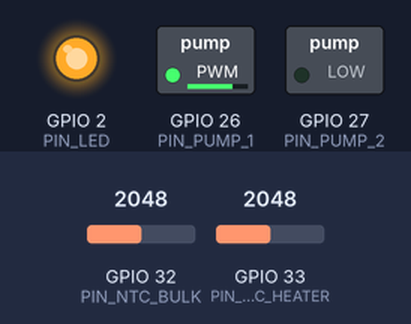
Recording of a sketch running on a simulated ESP32. Shown: switched loads named in the sketch (green lamp = pin HIGH), output pins drawn as LEDs (lit = HIGH). Dashed ring = blinking. The test bench sets the inputs (shaded band); at power-on: GPIO 32 (PIN_NTC_BULK) = 2048, GPIO 33 (PIN_NTC_HEATER) = 2048 (analog values on the 0–4095 scale). Storage starts empty; pins used as bus, display or sensor lines are not drawn.

Above: at 2.2 s.
2.3 s: GPIO 32 (PIN_NTC_BULK) set to 1588
4.3 s: GPIO 32 (PIN_NTC_BULK) set to 1477
At 5.8 s:
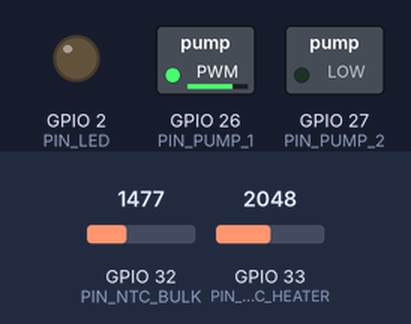
6.6 s: GPIO 33 (PIN_NTC_HEATER) set to 3365
8.3 s: GPIO 33 (PIN_NTC_HEATER) set to 3465
At 9.9 s:
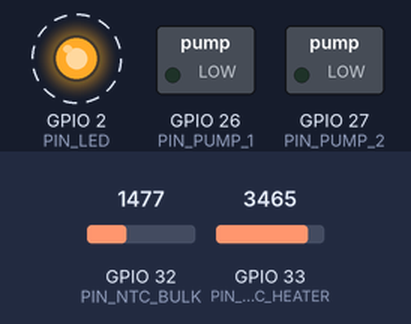
Timing chart, 0 to 16.6 s (numbered marks = the images above; inputs shaded):
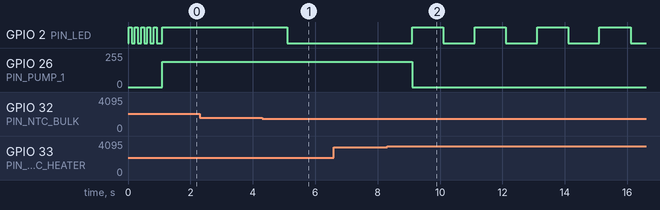

Measured:
- the behaviour switches between 1543 and 1542 on GPIO 32 (PIN_NTC_BULK) (found by bisection; images 0 and 1)
- the behaviour switches between 3429 and 3430 on GPIO 33 (PIN_NTC_HEATER) (found by bisection; images 1 and 2)
- after the input at 2.3 s, every drawn part: stays the same
- after the input at 4.3 s, GPIO 2 (PIN_LED): HIGH → LOW after 0.81 s
- after the input at 6.6 s, every drawn part: stays the same
- after the input at 8.3 s, GPIO 2 (PIN_LED): alternates HIGH for 1.0 s and LOW for 1.0 s, starting after 0.81 s; GPIO 26 (PIN_PUMP_1): 190/255 → 0/255 after 0.81 s

The sketch:

Barrel_Code_Autonom.ino
```cpp
/* * AUTONOMOUS REACTOR v7 (SAFETY EDITION)
 * Core Logic: 50.0 °C Target | Emergency Stop > 75.0 °C
 */

#include <Arduino.h>
#include <FS.h>
#include <LittleFS.h>

// --- PIN CONFIGURATION ---
const int PIN_NTC_BULK = 32;
const int PIN_NTC_HEATER = 33;
const int PIN_SSR = 25;
const int PIN_PUMP_1 = 26;
const int PIN_PUMP_2 = 27;
const int PIN_LED = 2;

// --- CALIBRATION ---
const float R_REF_BULK = 4639.0;
const float R_REF_HEATER = 4647.0;
const float OFFSET_BULK = -6.66;
const float OFFSET_HEATER = -6.56;
const float BETA = 3950.0;
const float R_NOMINAL = 10000.0;
const float T_NOMINAL = 298.15;

// --- OPERATIONAL SETTINGS ---
const float TARGET_TEMP = 50.0;
const int PUMP_SPEED = 75;

// --- SAFETY LIMITS ---
const float TEMP_MAX_LIMIT = 75.0;    // Emergency shut-off threshold
const float TEMP_REARM_LIMIT = 25.0;  // System restart threshold
const float TEMP_MIN_VALID = 0.0;     // Sensor fault detection (low)
const float TEMP_MAX_VALID = 110.0;   // Sensor fault detection (high)

// --- TIMING ---
const unsigned long CONTROL_INTERVAL = 1000UL;  // 1 Hz
const unsigned long LOG_INTERVAL = 20000UL;     // 20 sec
const unsigned long TIME_PUMP_ON = 30UL * 60UL * 1000UL;
const unsigned long TIME_PUMP_OFF = 30UL * 60UL * 1000UL;

// --- GLOBAL STATE ---
unsigned long lastControlTime = 0;
unsigned long lastLogTime = 0;
unsigned long lastCycleSwitch = 0;
bool isPumpPhase = true;
bool ssrState = false;
bool emergencyMode = false;

void setup() {
  Serial.begin(115200);
  pinMode(PIN_SSR, OUTPUT);
  pinMode(PIN_LED, OUTPUT);
  digitalWrite(PIN_SSR, LOW);

  ledcAttach(PIN_PUMP_1, 5000, 8);
  ledcAttach(PIN_PUMP_2, 5000, 8);
  analogReadResolution(12);

  if(!LittleFS.begin(true)) Serial.println("Error: LittleFS failed");

  lastCycleSwitch = millis();

  for(int i=0; i<5; i++) {
    digitalWrite(PIN_LED, HIGH); delay(100);
    digitalWrite(PIN_LED, LOW); delay(100);
  }
}

float getTemp(int pin, float r_ref, float offset) {
  float sum = 0; int n = 0;
  for (int i=0; i<20; i++) {
    int raw = analogRead(pin);
    if (raw > 0 && raw < 4095) {
      float r = r_ref * ((float)raw / (4095.0 - (float)raw));
      sum += r; n++;
    } delay(2);
  }
  if (n==0) return -999.0;
  float avg = sum/n;
  float t = 1.0 / (log(avg / R_NOMINAL) / BETA + 1.0 / T_NOMINAL);
  return (t - 273.15) + offset;
}

void setPump(int p) {
  int pwm = (p > 0 && p < 40) ? map(40,0,100,0,255) : map(p,0,100,0,255);
  ledcWrite(PIN_PUMP_1, (p==0)?0:pwm);
  ledcWrite(PIN_PUMP_2, 0);
}

void logToMemory(float t1, float t2, int heat, int pump, int err) {
  File f = LittleFS.open("/data.csv", "a");
  if (f) {
    f.print(millis()/1000); f.print(",");
    f.print(t1, 2); f.print(",");
    f.print(t2, 2); f.print(",");
    f.print(heat); f.print(",");
    f.print(pump); f.print(",");
    f.println(err);
    f.close();
  }
}

void loop() {
  unsigned long now = millis();

  // --- SERIAL COMMAND HANDLING ---
  if (Serial.available()) {
    String cmd = Serial.readStringUntil('\n');
    cmd.trim(); cmd.toUpperCase();

    if (cmd == "DATA") {
      Serial.println("\n--- START DATA DUMP ---");
      File f = LittleFS.open("/data.csv", "r");
      if (f) {
        while(f.available()) Serial.write(f.read());
        f.close();
      }
      Serial.println("\n--- END DATA DUMP ---");
    }
    else if (cmd == "DELETE") {
      LittleFS.remove("/data.csv");
      Serial.println(">> MEMORY CLEARED.");
    }
    else if (cmd == "RESET") {
      emergencyMode = false;
      Serial.println(">> ALARM RESET.");
    }
  }

  // --- 1 Hz CONTROL LOOP ---
  if (now - lastControlTime >= CONTROL_INTERVAL) {
    lastControlTime = now;

    float tBulk = getTemp(PIN_NTC_BULK, R_REF_BULK, OFFSET_BULK);
    float tHeater = getTemp(PIN_NTC_HEATER, R_REF_HEATER, OFFSET_HEATER);
    float maxT = (tBulk > tHeater) ? tBulk : tHeater;

    // Safety Checks
    if (tBulk < TEMP_MIN_VALID || tBulk > TEMP_MAX_VALID ||
        tHeater < TEMP_MIN_VALID || tHeater > TEMP_MAX_VALID) emergencyMode = true;

    if (maxT > TEMP_MAX_LIMIT) emergencyMode = true;

    if (emergencyMode && maxT < TEMP_REARM_LIMIT && maxT > TEMP_MIN_VALID) emergencyMode = false;

    if (emergencyMode) {
      digitalWrite(PIN_SSR, LOW);
      setPump(0);
      ssrState = false;
      digitalWrite(PIN_LED, !digitalRead(PIN_LED));
    }
    else {
      // Aeration Cycle
      if (isPumpPhase) {
        setPump(PUMP_SPEED);
        if (now - lastCycleSwitch > TIME_PUMP_ON) {
          isPumpPhase = false; lastCycleSwitch = now;
        }
      } else {
        setPump(0);
        if (now - lastCycleSwitch > TIME_PUMP_OFF) {
          isPumpPhase = true; lastCycleSwitch = now;
        }
      }

      // Heating Control (Hysteresis)
      if (maxT < (TARGET_TEMP - 0.2)) {
        digitalWrite(PIN_SSR, HIGH);
        ssrState = true;
      } else if (maxT > TARGET_TEMP) {
        digitalWrite(PIN_SSR, LOW);
        ssrState = false;
      }
      digitalWrite(PIN_LED, ssrState);
    }
  }

  // --- 20s LOGGING CYCLE ---
  if (now - lastLogTime >= LOG_INTERVAL) {
    lastLogTime = now;
    float t1 = getTemp(PIN_NTC_BULK, R_REF_BULK, OFFSET_BULK);
    float t2 = getTemp(PIN_NTC_HEATER, R_REF_HEATER, OFFSET_HEATER);
    logToMemory(t1, t2, ssrState ? 1 : 0, isPumpPhase ? PUMP_SPEED : 0, emergencyMode ? 1 : 0);
  }
}
```
